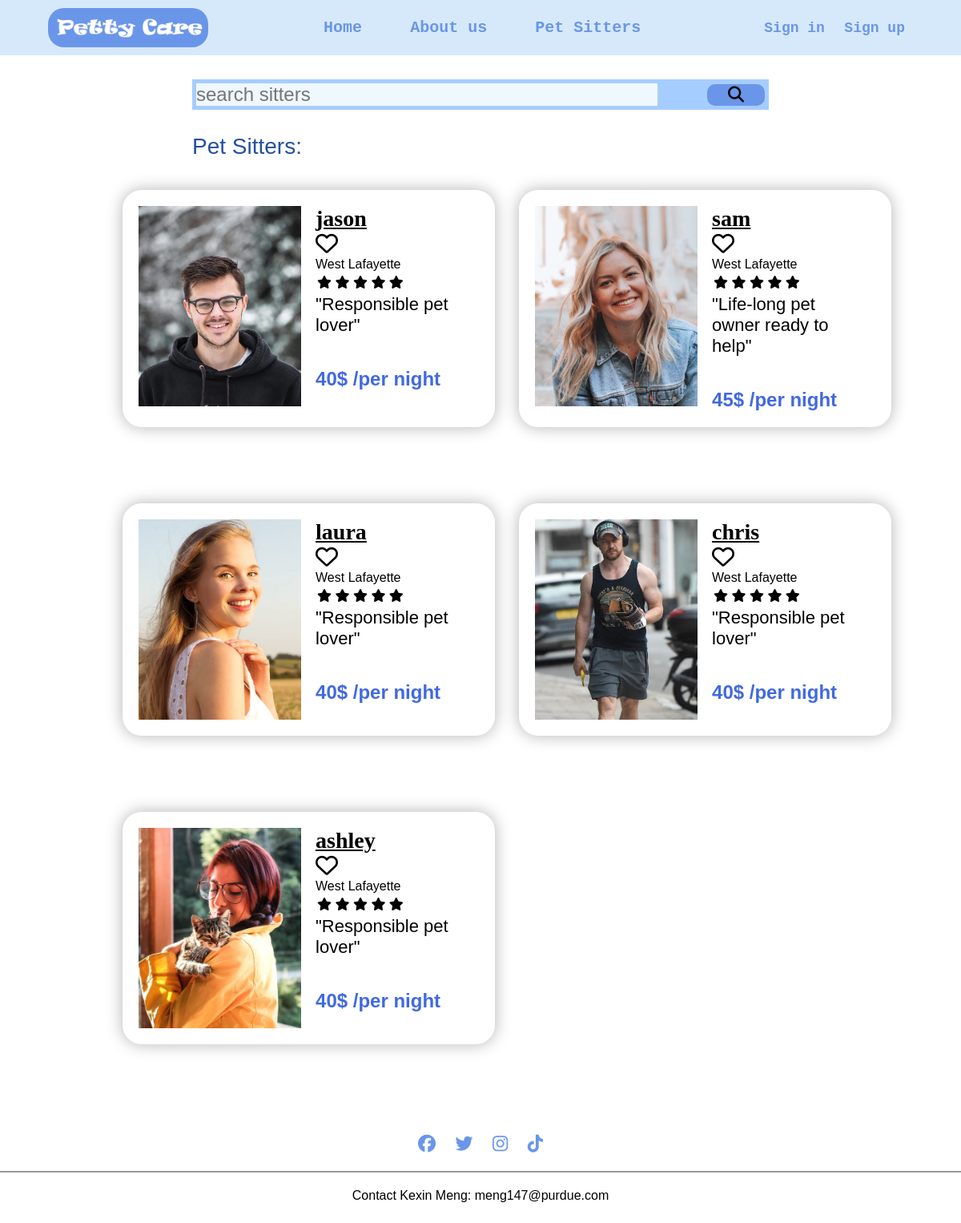
The page /petsitterapp/sitter/ on the database its author committed.
### petsitterapp/models.py (models this page shows, shortened)
class SitterProfile(models.Model):
    name = models.CharField(max_length=120)
    url = models.URLField(max_length=200, default='petsitterapp/jason/')
    sitter_img = models.ImageField(null=True, upload_to='images/')
    address = models.CharField(max_length=120)
    introduction = models.CharField(max_length=200)
    story = models.TextField(null=True, max_length=5000)
    price = models.CharField(max_length=120)
    price_number = models.IntegerField(null=True)
    zipcode = models.CharField(max_length=20,null=True)

### petsitterapp/views.py (the view)
# urls.py: path('sitter/',sitterView.as_view(), name='sitter'),
class sitterView(ListView):
    model = SitterProfile
    template_name = 'petsitterapp/sitterprofile_list.html'

### petsitterapp/templates/petsitterapp/sitterprofile_list.html (shortened to what this page needs)
{% extends "petsitterapp/base.html" %}
{% load static %}
{% block content %}
<div class="search-mini">
    <form action="">
        <input type="text" placeholder="search sitters">
        <button type="submit"><i class="fa-solid fa-magnifying-glass"></i></button>
    </form>
</div>
<h2 class="sitter-list">Pet Sitters: </h2>
<div class="sitters-container">
    {% for sitter in object_list %}
    <div class="card-container">
        <img src={{sitter.sitter_img.url}} >
        <span>
            <h3 class="name"><a href="{% url 'profile-detail' pk=sitter.pk %}">{{sitter.name}}</a></h3>
            <div class="like"><i class="fa-regular fa-heart"></i></div>
            <p>{{sitter.address}}</p>
            <div class="rating">
                <i class="fa-solid fa-star"></i>
                <i class="fa-solid fa-star"></i>
                <i class="fa-solid fa-star"></i>
                <i class="fa-solid fa-star"></i>
                <i class="fa-solid fa-star"></i>
            </div>
            <p class="content">{{sitter.introduction}}</p>
            <p class="price">{{sitter.price}}</p>
        </span>
    </div>
    {% endfor %}
</div>
{% endblock %}

### petsitterapp/templates/petsitterapp/base.html (shortened to what this page needs)
<!DOCTYPE html>
<html lang="en">
<head>
    {% load static %}
    <link rel="stylesheet" type="text/css" href="{% static 'petsitterapp/style1.css' %}">
</head>
<body>
    {% block nav %}
    <nav>
        <img src="{% static 'petsitterapp/image/logo.jpg' %}" class="logo">
        <ul class="nav-links">
            <li class="link"><a href="{% url 'index' %}">Home</a></li>
            <li class="link"><a href="{% url 'about' %}">About us</a></li>
            <li class="link"><a href="{% url 'sitter' %}">Pet Sitters</a></li>
        </ul>
        <ul class="login">
            {% if user.is_authenticated %}
                <a href="{% url 'yourpage' %}" class="signin-btn"> {{ request.user.username }}</a>
                <a href="{% url 'logout' %}" class="register-btn">Log Out</a>
            {% else %}
                <a href="{% url 'login' %}" class="signin-btn">Sign in</a>
                <a href="#" class="register-btn">Sign up</a>
            {% endif %}
        </ul>
    </nav>
    {% endblock %}
    {% block content %}{% endblock %}
    {% block footer %}
    <div class="footer">
        <a href="https://facebook.com/"><i class="fa-brands fa-facebook"></i></a>
        <a href="https://twitter.com/"><i class="fa-brands fa-twitter"></i></a>
        <a href="https://www.instagram.com/"><i class="fa-brands fa-instagram"></i></a>
        <a href="https://www.ticktok.com/"><i class="fa-brands fa-tiktok"></i></a>
        <hr>
        <p>Contact Kexin Meng: meng147@purdue.com</p>
    </div>
    {% endblock %}
</body>
</html>

### petsitterapp/static/petsitterapp/style1.css (style rules this page uses)
* { margin: 0; padding: 0; box-sizing: border-box; font-family: sans-serif; }
nav { display: flex; align-items: center; justify-content: space-between; padding: 10px 5%; background-color: rgb(214, 233, 250); }
.logo { width: 200px; border-radius: 20px; }
.nav-links li { list-style: none; margin: 5px 30px; position: relative; float: left; }
.nav-links li a { display: block; text-decoration: none; font-size: 20px; color: rgb(106, 150, 233); font-family: 'Courier New', Courier, monospace; font-weight: 600; }
.signin-btn { color:rgb(106, 150, 233); padding: 8px 10px; text-decoration: none; font-size: 18px; font-family: 'Courier New', Courier, monospace; font-weight: 600; }
.register-btn { color:rgb(106, 150, 233); padding: 8px 10px; text-decoration: none; font-size: 18px; font-family: 'Courier New', Courier, monospace; font-weight: 600; }
.search-mini { background-color: rgb(166, 205, 255); height: 90%; margin-top: 30px; margin-left: 20%; width: 60%; }
.search-mini input[type="text"] { margin: 5px; font-size: 24px; border: none; width: 80%; background-color: aliceblue; }
.search-mini button[type="submit"] { float: right; width: 10%; margin-top: 6px; margin-right: 5px; padding: 2px; background-color: rgb(106, 150, 233); font-size: 20px; border-radius: 10px; border: #999; border: none; cursor: pointer; }
.sitter-list { margin-top: 30px; margin-left: 20%; font-size: 28px; font-family: 'Lucida Sans', 'Lucida Sans Regular', 'Lucida Grande', 'Lucida Sans Unicode', Geneva, Verdana, sans-serif; font-weight: 500; color: rgb(37, 80, 158); }
.sitters-container { position: relative; display: grid; margin: 5px 10%; width: 80vw; grid-template-columns: 1fr 1fr; column-gap: 20px; grid-gap: 30px 30px; margin-inline: auto; }
.card-container { position: relative; display: grid; width: 100%; grid-template-columns: 1fr 1fr; column-gap: 18px; box-shadow: 0 0 20px rgba(0,0,0,0.3); padding: 20px; margin: 7%; border-radius: 24px; }
.card-container img { width: 100%; height: 250px; object-fit: cover; grid-column: 1/2; }
.card-container h3 a { font-family: Fantasy; font-weight: bolder; font-size: 28px; text-decoration: underline; color: #000; }
.card-container .like { font-size: 28px; }
.card-container .rating { margin: 5px 2px; }
.card-container .content { font-size: 22px; width: 90%; }
.card-container .price { color: royalblue; font-weight: 600; font-size: 24px; float: left; margin-top: 40px }
.footer { margin: 80px 0 10px; text-align: center; }
.footer a { text-decoration: none; color: rgb(106, 150, 233); font-size: 22px; margin: 0 10px }
.footer hr { background: #999; height: 2px; width: 100%; border: 0; margin: 20px 0; }
.footer p { padding-bottom: 15px; }

### rows shown on the page
SitterProfile: sitter_img (picture), name "jason", address "West Lafayette", introduction "\"Responsible pet lover\"", price "40$ /per night"
SitterProfile: sitter_img (picture), name "sam", address "West Lafayette", introduction "\"Life-long pet owner ready to help\"", price "45$ /per night"
SitterProfile: sitter_img (picture), name "laura", address "West Lafayette", introduction "\"Responsible pet lover\"", price "40$ /per night"
SitterProfile: sitter_img (picture), name "chris", address "West Lafayette", introduction "\"Responsible pet lover\"", price "40$ /per night"
SitterProfile: sitter_img (picture), name "ashley", address "West Lafayette", introduction "\"Responsible pet lover\"", price "40$ /per night"
